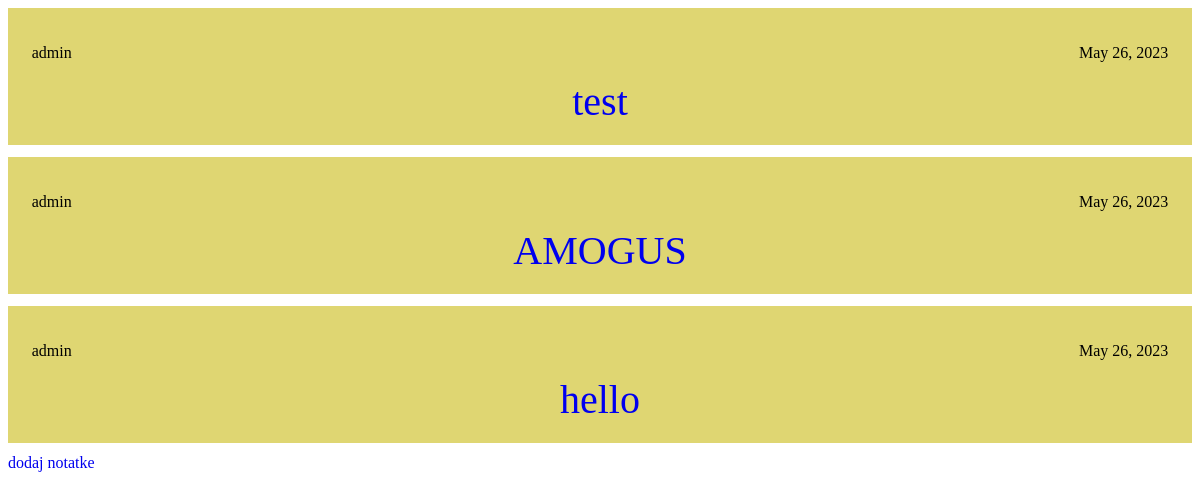
/notatki/, run on an earlier commit of the app's database.
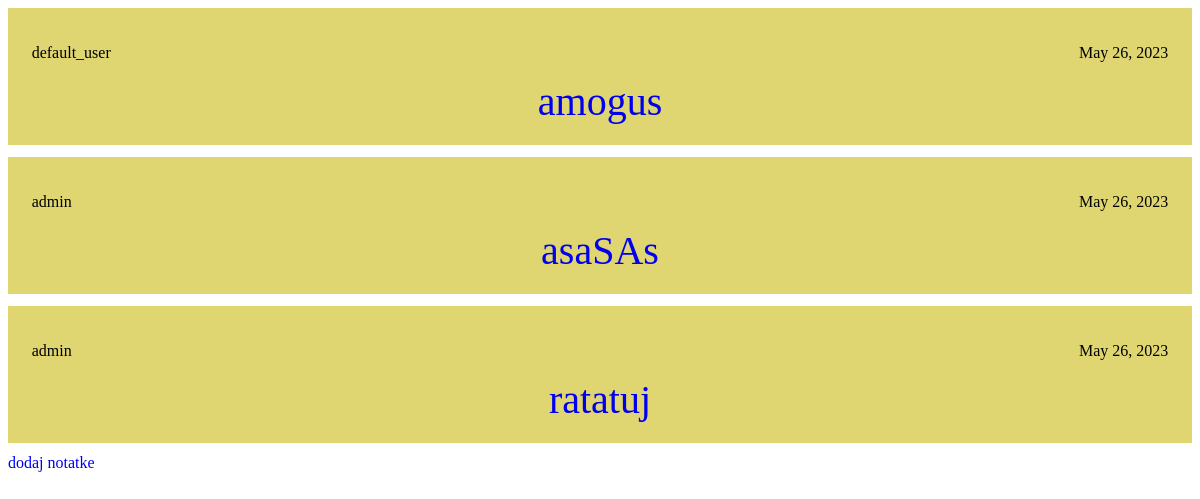
And on a later commit of the database.
### notatki/models.py (models this page shows, shortened)
class Notatka(models.Model):
    title = models.CharField(max_length=100)
    content = models.TextField()
    creation_date = models.DateField(auto_now_add=True)
    author = models.ForeignKey(User, on_delete=models.CASCADE)

### notatki/views.py (the view)
# urls.py: path("", views.index, name="index"),
def index(request):
    notatki = Notatka.objects.all()
    return render(request, "index.html", {'notatki': notatki})

### notatki/templates/index.html (shortened to what this page needs)
{% load static %}
<!DOCTYPE html>
<html lang="en">
<head>
    <link rel="stylesheet" type="text/css" href="{% static 'css/main.css' %}">
</head>
<body>
    {% for n in notatki %}
    <div class="notatka">
        <header>
            <div class="info">
                <div style="display: flex;"><p class="author">{{n.author}}</p> <p class="date">{{n.creation_date}}</p></div>
            </div>
            <a href="{{n.id}}">{{n.title}}</a>
        </header>
    </div>
    {% endfor %}
    <a href="add">dodaj notatke</a>
</body>
</html>

### static/css/main.css (style rules this page uses)
.notatka { justify-self: center; width: 100%; background-color: rgb(238, 229, 135); display: flex; flex-direction: column; margin-bottom: 1%; }
.notatka header { padding-top: 20px; padding-bottom: 20px; background-color: rgb(223, 214, 114); text-align: center; display: grid; }
.notatka header a { font-size: 250%; }
.date { margin-left: auto; margin-right: 2%; }
.author { margin-left: 2%; }
a { text-decoration: none; }

What changed in the data, as far as the page shows it:
removed Notatka: author "admin", creation_date "May 26, 2023", title "test"
removed Notatka: author "admin", creation_date "May 26, 2023", title "AMOGUS"
removed Notatka: author "admin", creation_date "May 26, 2023", title "hello"
added Notatka: author "default_user", creation_date "May 26, 2023", title "amogus"
added Notatka: author "admin", creation_date "May 26, 2023", title "asaSAs"
added Notatka: author "admin", creation_date "May 26, 2023", title "ratatuj"
